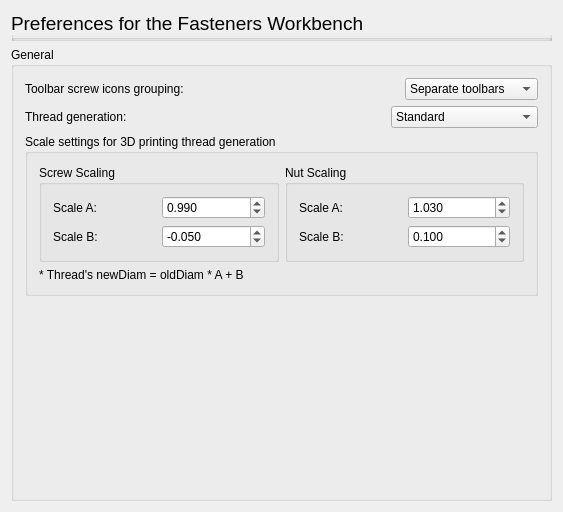
<?xml version="1.0" encoding="UTF-8"?>
<ui version="4.0">
 <class>Gui::Dialog::DlgSettingsDraft</class>
 <widget class="QWidget" name="Gui::Dialog::DlgSettingsDraft">
  <property name="geometry">
   <rect>
    <x>0</x>
    <y>0</y>
    <width>563</width>
    <height>512</height>
   </rect>
  </property>
  <property name="windowTitle">
   <string>General settings</string>
  </property>
  <layout class="QGridLayout" name="gridLayout_2">
   <item row="1" column="0">
    <widget class="QGroupBox" name="groupBox">
     <property name="sizePolicy">
      <sizepolicy hsizetype="Preferred" vsizetype="Preferred">
       <horstretch>0</horstretch>
       <verstretch>1</verstretch>
      </sizepolicy>
     </property>
     <property name="title">
      <string>General</string>
     </property>
     <layout class="QVBoxLayout" name="verticalLayout">
      <item>
       <layout class="QHBoxLayout" name="horizontalLayout">
        <property name="topMargin">
         <number>0</number>
        </property>
        <item>
         <widget class="QLabel" name="label">
          <property name="text">
           <string>Toolbar screw icons grouping:</string>
          </property>
         </widget>
        </item>
        <item>
         <spacer name="horizontalSpacer">
          <property name="orientation">
           <enum>Qt::Horizontal</enum>
          </property>
          <property name="sizeHint" stdset="0">
           <size>
            <width>40</width>
            <height>20</height>
           </size>
          </property>
         </spacer>
        </item>
        <item>
         <widget class="Gui::PrefComboBox" name="gui::comboBox">
          <property name="toolTip">
           <string>Method of icon grouping</string>
          </property>
          <property name="currentIndex">
           <number>1</number>
          </property>
          <property name="prefEntry" stdset="0">
           <string>ScrewToolbarGroupMode</string>
          </property>
          <property name="prefPath" stdset="0">
           <string>Mod/Fasteners</string>
          </property>
          <item>
           <property name="text">
            <string>None</string>
           </property>
          </item>
          <item>
           <property name="text">
            <string>Separate toolbars</string>
           </property>
          </item>
          <item>
           <property name="text">
            <string>Drop down buttons</string>
           </property>
          </item>
         </widget>
        </item>
       </layout>
      </item>
      <item>
       <layout class="QHBoxLayout" name="horizontalLayout_2">
        <item>
         <widget class="QLabel" name="label_2">
          <property name="text">
           <string>Thread generation:</string>
          </property>
         </widget>
        </item>
        <item>
         <spacer name="horizontalSpacer_2">
          <property name="orientation">
           <enum>Qt::Horizontal</enum>
          </property>
          <property name="sizeHint" stdset="0">
           <size>
            <width>40</width>
            <height>20</height>
           </size>
          </property>
         </spacer>
        </item>
        <item>
         <widget class="Gui::PrefComboBox" name="gui::comboThread">
          <property name="toolTip">
           <string>Select method of thread generation</string>
          </property>
          <property name="prefEntry" stdset="0">
           <string>ScrewToolbarThreadGeneration</string>
          </property>
          <property name="prefPath" stdset="0">
           <string>Mod/Fasteners</string>
          </property>
          <item>
           <property name="text">
            <string>Standard</string>
           </property>
          </item>
          <item>
           <property name="text">
            <string>3D printer compatible</string>
           </property>
          </item>
         </widget>
        </item>
       </layout>
      </item>
      <item>
       <widget class="QGroupBox" name="groupBox_4">
        <property name="title">
         <string>Scale settings for 3D printing thread generation</string>
        </property>
        <layout class="QVBoxLayout" name="verticalLayout_4">
         <item>
          <layout class="QHBoxLayout" name="screwScaleLayout">
           <item>
            <widget class="QGroupBox" name="groupBox_2">
             <property name="sizePolicy">
              <sizepolicy hsizetype="Preferred" vsizetype="Preferred">
               <horstretch>0</horstretch>
               <verstretch>1</verstretch>
              </sizepolicy>
             </property>
             <property name="title">
              <string>Screw Scaling</string>
             </property>
             <layout class="QVBoxLayout" name="verticalLayout_2">
              <item>
               <layout class="QHBoxLayout" name="horizontalLayout_4">
                <item>
                 <widget class="QLabel" name="label_5">
                  <property name="text">
                   <string>Scale A:</string>
                  </property>
                 </widget>
                </item>
                <item>
                 <widget class="Gui::PrefDoubleSpinBox" name="gui::spScrewScaleA">
                  <property name="decimals">
                   <number>3</number>
                  </property>
                  <property name="minimum">
                   <double>0.900000000000000</double>
                  </property>
                  <property name="maximum">
                   <double>1.100000000000000</double>
                  </property>
                  <property name="singleStep">
                   <double>0.010000000000000</double>
                  </property>
                  <property name="value">
                   <double>0.990000000000000</double>
                  </property>
                  <property name="prefEntry" stdset="0">
                   <string>ScrewThrScaleA</string>
                  </property>
                  <property name="prefPath" stdset="0">
                   <string>Mod/Fasteners</string>
                  </property>
                 </widget>
                </item>
               </layout>
              </item>
              <item>
               <layout class="QHBoxLayout" name="horizontalLayout_5">
                <item>
                 <widget class="QLabel" name="label_6">
                  <property name="text">
                   <string>Scale B:</string>
                  </property>
                 </widget>
                </item>
                <item>
                 <widget class="Gui::PrefDoubleSpinBox" name="spScrewScaleB">
                  <property name="decimals">
                   <number>3</number>
                  </property>
                  <property name="minimum">
                   <double>-1.000000000000000</double>
                  </property>
                  <property name="maximum">
                   <double>1.000000000000000</double>
                  </property>
                  <property name="singleStep">
                   <double>0.010000000000000</double>
                  </property>
                  <property name="value">
                   <double>-0.050000000000000</double>
                  </property>
                  <property name="prefEntry" stdset="0">
                   <string>ScrewThrScaleB</string>
                  </property>
                  <property name="prefPath" stdset="0">
                   <string>Mod/Fasteners</string>
                  </property>
                 </widget>
                </item>
               </layout>
              </item>
             </layout>
            </widget>
           </item>
           <item>
            <widget class="QGroupBox" name="groupBox_3">
             <property name="title">
              <string>Nut Scaling</string>
             </property>
             <layout class="QVBoxLayout" name="verticalLayout_3">
              <item>
               <layout class="QHBoxLayout" name="horizontalLayout_6">
                <item>
                 <widget class="QLabel" name="label_7">
                  <property name="text">
                   <string>Scale A:</string>
                  </property>
                 </widget>
                </item>
                <item>
                 <widget class="Gui::PrefDoubleSpinBox" name="spNutScaleA">
                  <property name="decimals">
                   <number>3</number>
                  </property>
                  <property name="minimum">
                   <double>0.900000000000000</double>
                  </property>
                  <property name="maximum">
                   <double>1.100000000000000</double>
                  </property>
                  <property name="singleStep">
                   <double>0.010000000000000</double>
                  </property>
                  <property name="value">
                   <double>1.030000000000000</double>
                  </property>
                  <property name="prefEntry" stdset="0">
                   <string>NutThrScaleA</string>
                  </property>
                  <property name="prefPath" stdset="0">
                   <string>Mod/Fasteners</string>
                  </property>
                 </widget>
                </item>
               </layout>
              </item>
              <item>
               <layout class="QHBoxLayout" name="horizontalLayout_7">
                <item>
                 <widget class="QLabel" name="label_8">
                  <property name="text">
                   <string>Scale B:</string>
                  </property>
                 </widget>
                </item>
                <item>
                 <widget class="Gui::PrefDoubleSpinBox" name="spNutScaleB">
                  <property name="decimals">
                   <number>3</number>
                  </property>
                  <property name="minimum">
                   <double>-1.000000000000000</double>
                  </property>
                  <property name="maximum">
                   <double>1.000000000000000</double>
                  </property>
                  <property name="singleStep">
                   <double>0.010000000000000</double>
                  </property>
                  <property name="value">
                   <double>0.100000000000000</double>
                  </property>
                  <property name="prefEntry" stdset="0">
                   <string>NutThrScaleB</string>
                  </property>
                  <property name="prefPath" stdset="0">
                   <string>Mod/Fasteners</string>
                  </property>
                 </widget>
                </item>
               </layout>
              </item>
             </layout>
            </widget>
           </item>
          </layout>
         </item>
         <item>
          <layout class="QHBoxLayout" name="horizontalLayout_8">
           <item>
            <widget class="QLabel" name="label_9">
             <property name="text">
              <string>* Thread's newDiam = oldDiam * A + B</string>
             </property>
            </widget>
           </item>
          </layout>
         </item>
        </layout>
       </widget>
      </item>
      <item>
       <spacer name="verticalSpacer">
        <property name="orientation">
         <enum>Qt::Vertical</enum>
        </property>
        <property name="sizeHint" stdset="0">
         <size>
          <width>20</width>
          <height>40</height>
         </size>
        </property>
       </spacer>
      </item>
     </layout>
    </widget>
   </item>
   <item row="0" column="0">
    <widget class="QGroupBox" name="groupBox_7">
     <property name="sizePolicy">
      <sizepolicy hsizetype="Minimum" vsizetype="Minimum">
       <horstretch>0</horstretch>
       <verstretch>0</verstretch>
      </sizepolicy>
     </property>
     <property name="maximumSize">
      <size>
       <width>16777215</width>
       <height>30</height>
      </size>
     </property>
     <property name="font">
      <font>
       <pointsize>14</pointsize>
      </font>
     </property>
     <property name="title">
      <string>Preferences for the Fasteners Workbench</string>
     </property>
    </widget>
   </item>
  </layout>
 </widget>
 <layoutdefault spacing="6" margin="11"/>
 <pixmapfunction>qPixmapFromMimeSource</pixmapfunction>
 <customwidgets>
  <customwidget>
   <class>Gui::PrefComboBox</class>
   <extends>QComboBox</extends>
   <header>Gui/PrefWidgets.h</header>
  </customwidget>
  <customwidget>
   <class>Gui::PrefDoubleSpinBox</class>
   <extends>QDoubleSpinBox</extends>
   <header>Gui/PrefWidgets.h</header>
  </customwidget>
 </customwidgets>
 <resources/>
 <connections/>
</ui>
